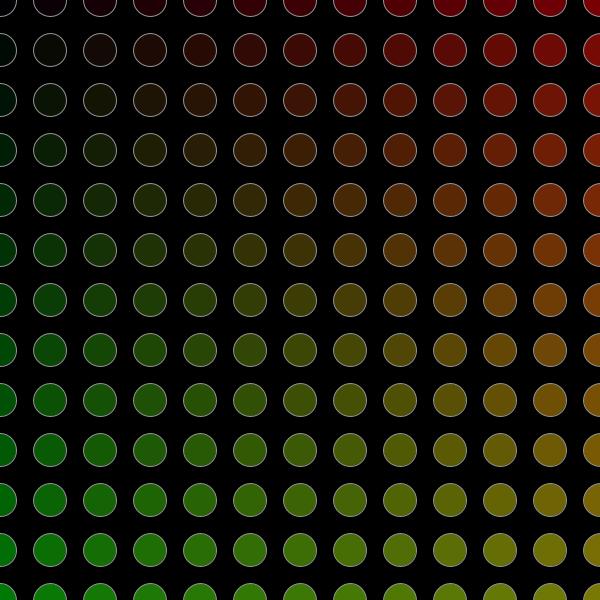
Frame 1 (no input)
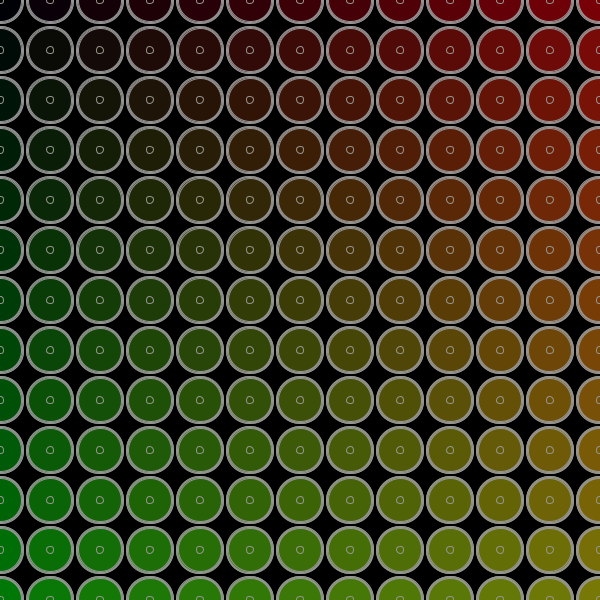
Frame 60 (the mouse pressed at the canvas centre just before this capture)
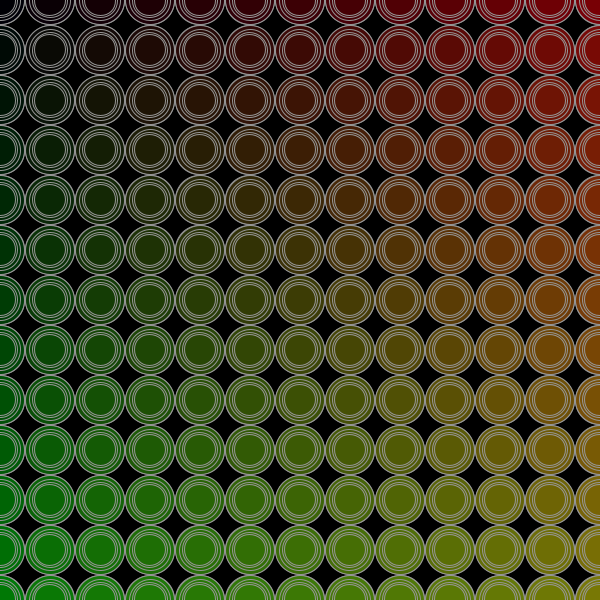
Frame 120 (the mouse held since frame 60 and released just before this capture)

The Processing sketch that drew these frames (run headless with seeded random() and noise(); from frame 60 on, the mouse is pressed at the canvas centre):

// Processing sketch: processing_137986
// ── processing_137986.pde

void setup () {
  frameRate(3);
  size (600, 600);
  fill(255);
  stroke(150);
  background(0);
}

void draw () {
  float b = random(0, 50);
  int a = 0;
  while (a<=120) {
    int d = 0;
    while (d <=600) {
      fill(d, a, b/6);
      ellipse(d*5, a*5, b, b);
      d = d + 10;
    }
    a = a + 10;
  }
}
